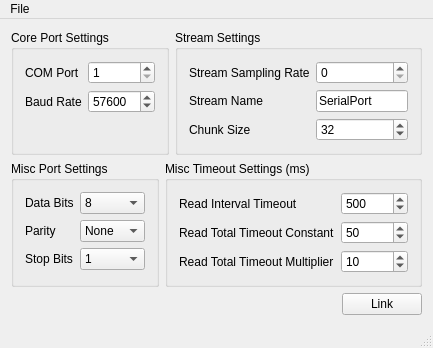
<?xml version="1.0" encoding="UTF-8"?>
<ui version="4.0">
 <class>MainWindow</class>
 <widget class="QMainWindow" name="MainWindow">
  <property name="enabled">
   <bool>true</bool>
  </property>
  <property name="geometry">
   <rect>
    <x>0</x>
    <y>0</y>
    <width>415</width>
    <height>333</height>
   </rect>
  </property>
  <property name="windowTitle">
   <string>Serial Port Connector</string>
  </property>
  <widget class="QWidget" name="centralWidget">
   <layout class="QVBoxLayout" name="verticalLayout">
    <item>
     <layout class="QHBoxLayout" name="horizontalLayout_2">
      <item>
       <widget class="QGroupBox" name="groupBox">
        <property name="title">
         <string>Core Port Settings</string>
        </property>
        <layout class="QFormLayout" name="formLayout">
         <property name="fieldGrowthPolicy">
          <enum>QFormLayout::AllNonFixedFieldsGrow</enum>
         </property>
         <item row="0" column="0">
          <widget class="QLabel" name="label_4">
           <property name="text">
            <string>COM Port</string>
           </property>
          </widget>
         </item>
         <item row="0" column="1">
          <widget class="QSpinBox" name="comPort">
           <property name="toolTip">
            <string>This is the COM port number; these are usually consecutively assigned to devices.</string>
           </property>
           <property name="minimum">
            <number>1</number>
           </property>
           <property name="maximum">
            <number>256</number>
           </property>
          </widget>
         </item>
         <item row="1" column="0">
          <widget class="QLabel" name="label_3">
           <property name="text">
            <string>Baud Rate</string>
           </property>
          </widget>
         </item>
         <item row="1" column="1">
          <widget class="QSpinBox" name="baudRate">
           <property name="toolTip">
            <string>This is in bits per second.</string>
           </property>
           <property name="maximum">
            <number>100000000</number>
           </property>
           <property name="value">
            <number>57600</number>
           </property>
          </widget>
         </item>
        </layout>
       </widget>
      </item>
      <item>
       <widget class="QGroupBox" name="groupBox_2">
        <property name="title">
         <string>Stream Settings</string>
        </property>
        <layout class="QFormLayout" name="formLayout_2">
         <property name="fieldGrowthPolicy">
          <enum>QFormLayout::AllNonFixedFieldsGrow</enum>
         </property>
         <item row="0" column="0">
          <widget class="QLabel" name="label">
           <property name="text">
            <string>Stream Sampling Rate</string>
           </property>
          </widget>
         </item>
         <item row="0" column="1">
          <widget class="QSpinBox" name="samplingRate">
           <property name="toolTip">
            <string>Set this to a non-zero value if you know the sampling rate.</string>
           </property>
           <property name="minimum">
            <number>0</number>
           </property>
           <property name="maximum">
            <number>1000</number>
           </property>
           <property name="value">
            <number>0</number>
           </property>
          </widget>
         </item>
         <item row="1" column="0">
          <widget class="QLabel" name="label_2">
           <property name="text">
            <string>Stream Name</string>
           </property>
          </widget>
         </item>
         <item row="1" column="1">
          <widget class="QLineEdit" name="streamName">
           <property name="toolTip">
            <string>The name of the stream within LSL.</string>
           </property>
           <property name="text">
            <string>SerialPort</string>
           </property>
          </widget>
         </item>
         <item row="2" column="0">
          <widget class="QLabel" name="label_9">
           <property name="text">
            <string>Chunk Size</string>
           </property>
          </widget>
         </item>
         <item row="2" column="1">
          <widget class="QSpinBox" name="chunkSize">
           <property name="toolTip">
            <string>The number of samples (=bytes) that are grouped into a chunk for transmission into LSL.</string>
           </property>
           <property name="minimum">
            <number>1</number>
           </property>
           <property name="maximum">
            <number>256000</number>
           </property>
           <property name="value">
            <number>32</number>
           </property>
          </widget>
         </item>
        </layout>
       </widget>
      </item>
     </layout>
    </item>
    <item>
     <layout class="QHBoxLayout" name="horizontalLayout_3">
      <item>
       <widget class="QGroupBox" name="groupBox_3">
        <property name="title">
         <string>Misc Port Settings</string>
        </property>
        <layout class="QFormLayout" name="formLayout_3">
         <item row="0" column="0">
          <widget class="QLabel" name="label_5">
           <property name="text">
            <string>Data Bits</string>
           </property>
          </widget>
         </item>
         <item row="0" column="1">
          <widget class="QComboBox" name="dataBits">
           <property name="toolTip">
            <string>Number of data bits per byte</string>
           </property>
           <property name="editable">
            <bool>false</bool>
           </property>
           <property name="currentIndex">
            <number>4</number>
           </property>
           <item>
            <property name="text">
             <string>4</string>
            </property>
           </item>
           <item>
            <property name="text">
             <string>5</string>
            </property>
           </item>
           <item>
            <property name="text">
             <string>6</string>
            </property>
           </item>
           <item>
            <property name="text">
             <string>7</string>
            </property>
           </item>
           <item>
            <property name="text">
             <string>8</string>
            </property>
           </item>
          </widget>
         </item>
         <item row="1" column="0">
          <widget class="QLabel" name="label_6">
           <property name="text">
            <string>Parity</string>
           </property>
          </widget>
         </item>
         <item row="1" column="1">
          <widget class="QComboBox" name="parity">
           <property name="toolTip">
            <string>Parity checking scheme.</string>
           </property>
           <property name="currentIndex">
            <number>0</number>
           </property>
           <item>
            <property name="text">
             <string>None</string>
            </property>
           </item>
           <item>
            <property name="text">
             <string>Odd</string>
            </property>
           </item>
           <item>
            <property name="text">
             <string>Even</string>
            </property>
           </item>
           <item>
            <property name="text">
             <string>Mark</string>
            </property>
           </item>
           <item>
            <property name="text">
             <string>Space</string>
            </property>
           </item>
          </widget>
         </item>
         <item row="2" column="0">
          <widget class="QLabel" name="label_7">
           <property name="text">
            <string>Stop Bits</string>
           </property>
          </widget>
         </item>
         <item row="2" column="1">
          <widget class="QComboBox" name="stopBits">
           <property name="toolTip">
            <string>Number of stop bits.</string>
           </property>
           <item>
            <property name="text">
             <string>1</string>
            </property>
           </item>
           <item>
            <property name="text">
             <string>1.5</string>
            </property>
           </item>
           <item>
            <property name="text">
             <string>2</string>
            </property>
           </item>
          </widget>
         </item>
        </layout>
       </widget>
      </item>
      <item>
       <widget class="QGroupBox" name="groupBox_4">
        <property name="toolTip">
         <string>The timeout settings are largely irrelevant in this simple context but are exposed for completeness.</string>
        </property>
        <property name="title">
         <string>Misc Timeout Settings (ms)</string>
        </property>
        <layout class="QFormLayout" name="formLayout_4">
         <item row="0" column="0">
          <widget class="QLabel" name="label_10">
           <property name="text">
            <string>Read Interval Timeout</string>
           </property>
          </widget>
         </item>
         <item row="0" column="1">
          <widget class="QSpinBox" name="readIntervalTimeout">
           <property name="toolTip">
            <string>Maximum time that may pass between two bytes </string>
           </property>
           <property name="maximum">
            <number>10000000</number>
           </property>
           <property name="value">
            <number>500</number>
           </property>
          </widget>
         </item>
         <item row="1" column="0">
          <widget class="QLabel" name="label_11">
           <property name="text">
            <string>Read Total Timeout Constant</string>
           </property>
          </widget>
         </item>
         <item row="1" column="1">
          <widget class="QSpinBox" name="readTotalTimeoutConstant">
           <property name="toolTip">
            <string>Constant term in length-dependent timeout.</string>
           </property>
           <property name="maximum">
            <number>10000000</number>
           </property>
           <property name="value">
            <number>50</number>
           </property>
          </widget>
         </item>
         <item row="2" column="0">
          <widget class="QLabel" name="label_12">
           <property name="text">
            <string>Read Total Timeout Multiplier</string>
           </property>
          </widget>
         </item>
         <item row="2" column="1">
          <widget class="QSpinBox" name="readTotalTimeoutMultiplier">
           <property name="toolTip">
            <string>Linear term in length-dependent timeout.</string>
           </property>
           <property name="maximum">
            <number>1000000</number>
           </property>
           <property name="value">
            <number>10</number>
           </property>
          </widget>
         </item>
        </layout>
       </widget>
      </item>
     </layout>
    </item>
    <item>
     <spacer name="verticalSpacer">
      <property name="orientation">
       <enum>Qt::Vertical</enum>
      </property>
      <property name="sizeHint" stdset="0">
       <size>
        <width>20</width>
        <height>10</height>
       </size>
      </property>
     </spacer>
    </item>
    <item>
     <layout class="QHBoxLayout" name="horizontalLayout">
      <item>
       <spacer name="horizontalSpacer">
        <property name="orientation">
         <enum>Qt::Horizontal</enum>
        </property>
        <property name="sizeHint" stdset="0">
         <size>
          <width>40</width>
          <height>20</height>
         </size>
        </property>
       </spacer>
      </item>
      <item>
       <widget class="QPushButton" name="linkButton">
        <property name="text">
         <string>Link</string>
        </property>
       </widget>
      </item>
     </layout>
    </item>
   </layout>
  </widget>
  <widget class="QMenuBar" name="menuBar">
   <property name="geometry">
    <rect>
     <x>0</x>
     <y>0</y>
     <width>415</width>
     <height>18</height>
    </rect>
   </property>
   <widget class="QMenu" name="menuFile">
    <property name="title">
     <string>File</string>
    </property>
    <addaction name="actionLoad_Configuration"/>
    <addaction name="actionSave_Configuration"/>
    <addaction name="separator"/>
    <addaction name="actionQuit_2"/>
   </widget>
   <addaction name="menuFile"/>
  </widget>
  <widget class="QStatusBar" name="statusBar"/>
  <action name="actionLoad_Configuration">
   <property name="text">
    <string>Load Configuration</string>
   </property>
  </action>
  <action name="actionSave_Configuration">
   <property name="text">
    <string>Save Configuration</string>
   </property>
  </action>
  <action name="actionQuit">
   <property name="text">
    <string>Quit</string>
   </property>
  </action>
  <action name="actionQuit_2">
   <property name="text">
    <string>Quit</string>
   </property>
  </action>
 </widget>
 <layoutdefault spacing="6" margin="11"/>
 <resources/>
 <connections/>
</ui>
